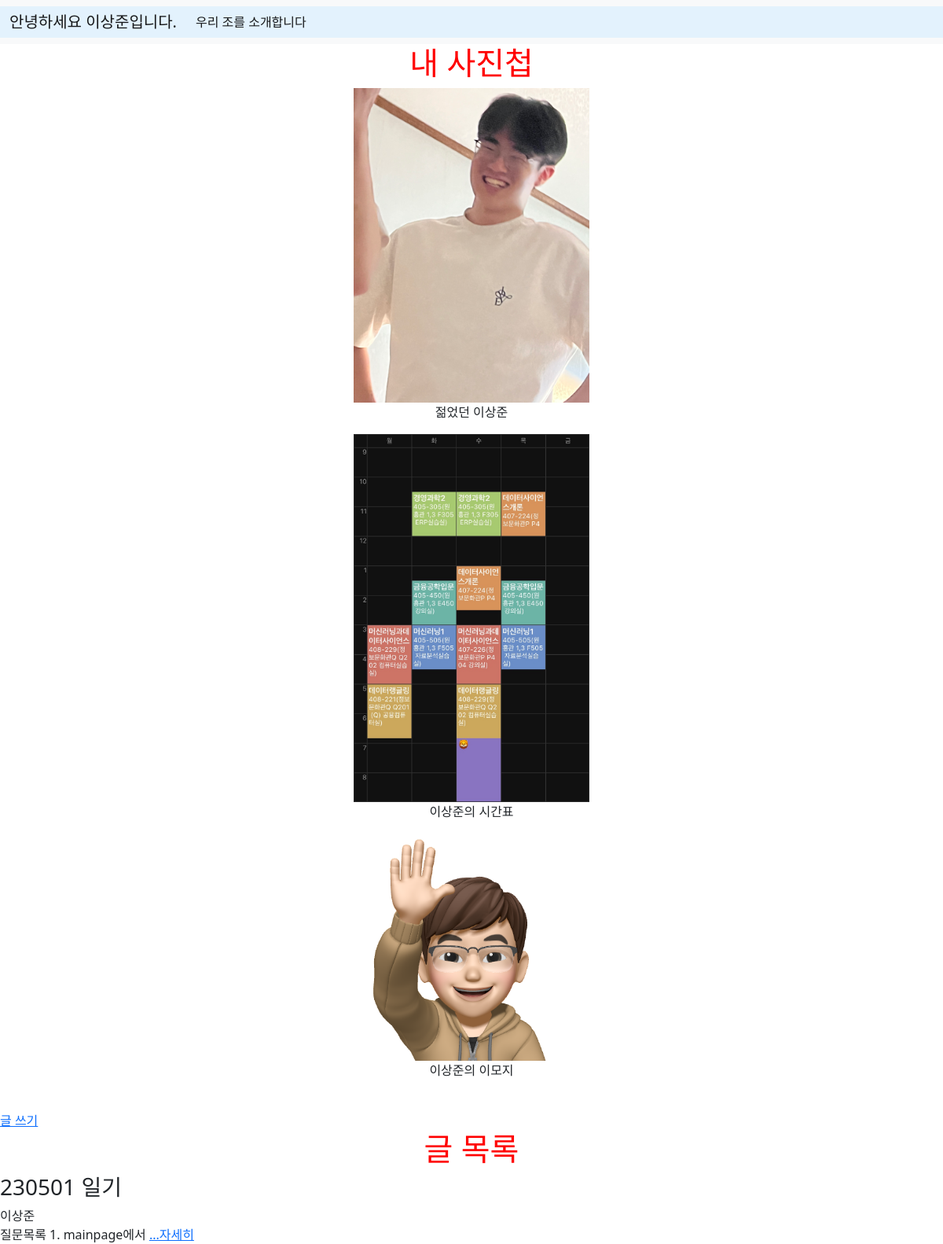
The app's page /, older data.
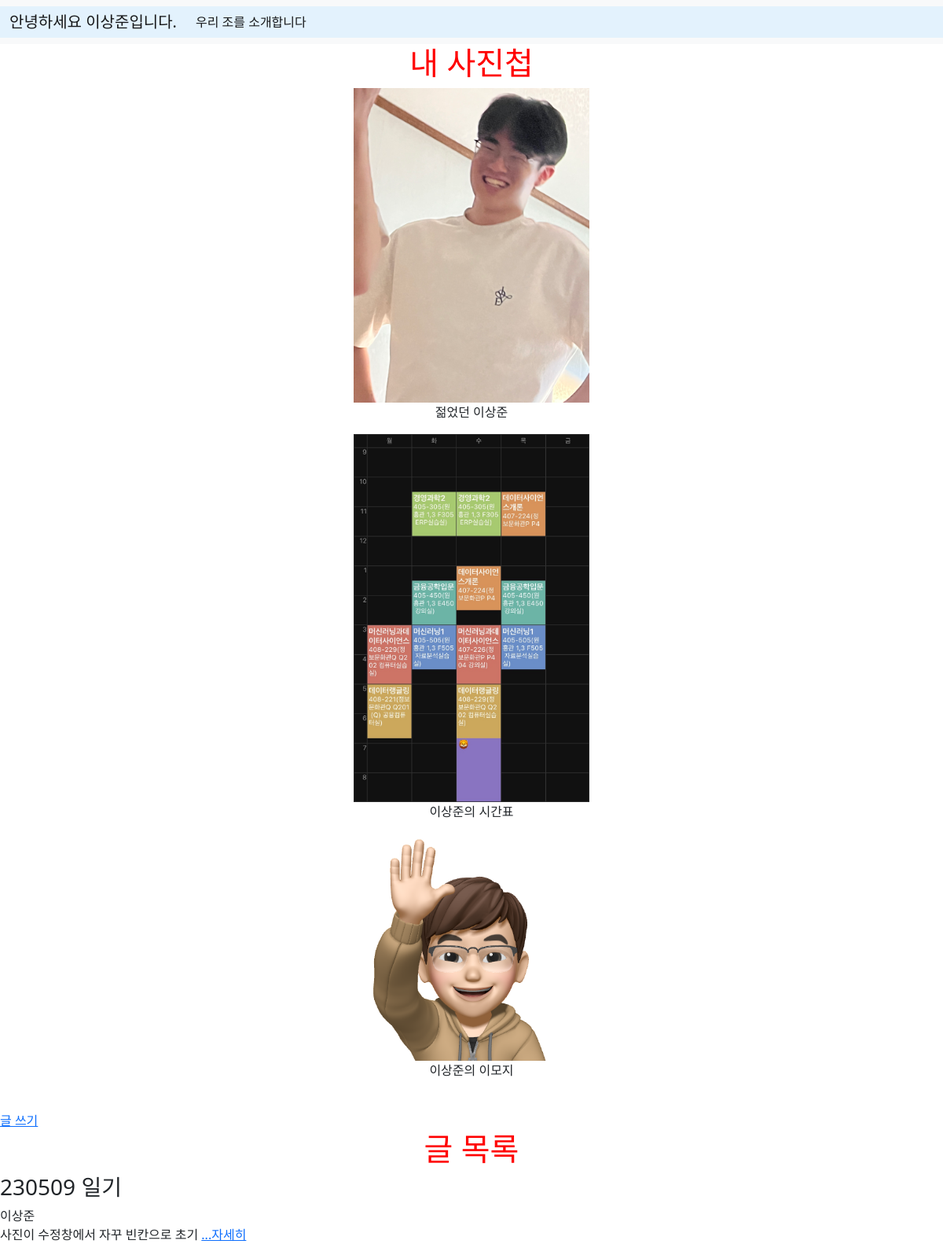
The same page, newer data.
### main/models.py (models this page shows, shortened)
class Post(models.Model): # 모델 class 명을 Blog에서 Post로 바꾸기
    title = models.CharField(max_length=200) # title : 최대 길이 200
    writer = models.CharField(max_length=100) # writer : 최대 길이 100
    mood = models.CharField(max_length=20) # mood : 기분
    weather = models.CharField(max_length=20) # weather : 오늘 날씨
    pub_date = models.DateTimeField() # pub_date : 게시날짜
    body = models.TextField() # body : post의 body
    image = models.ImageField(upload_to="post/", blank=True, null=True)
    def summary(self):
        return self.body[:20] #body의 20번째 인덱스까지를 리턴

### main/views.py (the view)
# urls.py: path('', mainpage, name="mainpage"),
def mainpage(request):
    posts = Post.objects.all() #변수 posts에 Post의 모든 객체를 저장 즉, posts에 모든 게시물이 담긴다.
    return render(request, 'main/mainpage.html', {'posts':posts}) # mainpage.html을 띄우는 함수

### main/templates/main/mainpage.html
{% extends 'base.html' %}
{% load static %}
{% block content %}
<h1>내 사진첩</h1>
<div class="container">
    <img src = "{% static 'images/sangjunlee1.jpg' %}" style = "width : 300px;">
    <p>젊었던 이상준</p>
</div>
<div class="container">
    <img src = "{% static 'images/time table.jpg' %}" style = "width : 300px;">
    <p>이상준의 시간표</p>
</div>
<div class="container">
    <img src = "{% static 'images/이모지.png' %}" style = "width : 300px;">
    <p>이상준의 이모지</p>
</div>
<br>
<a href="{% url 'main:new' %}">글 쓰기</a>
<h1>글 목록</h1>
<div>
    {% for post in posts %}
    <div>
        <h3>{{post.title}}</h3>
        {{post.writer}}<br>
        {{post.summary}}
        <a href = "{%url 'main:detail' post.id %}">...자세히</a>
        <br>
    </div>
    {% endfor %}
</div>
{% endblock %}

Row changes from the older to the newer data that the page shows:
removed Post: title "230501 일기", writer "이상준", summary "질문목록 1. mainpage에서"
added Post: title "230509 일기", writer "이상준", summary "사진이 수정창에서 자꾸 빈칸으로 초기"
